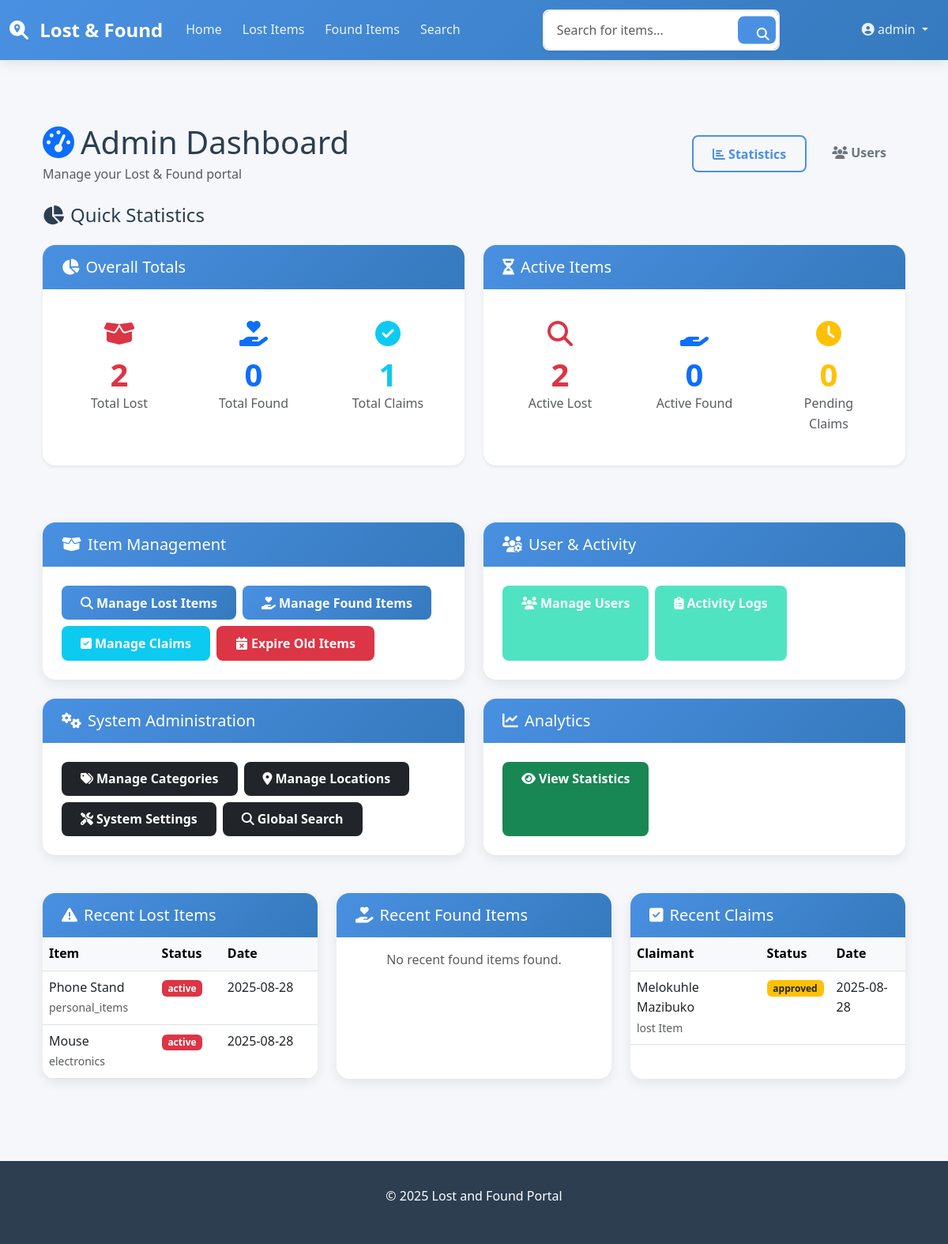
The app's page /admin_dashboard (signed in), older data.
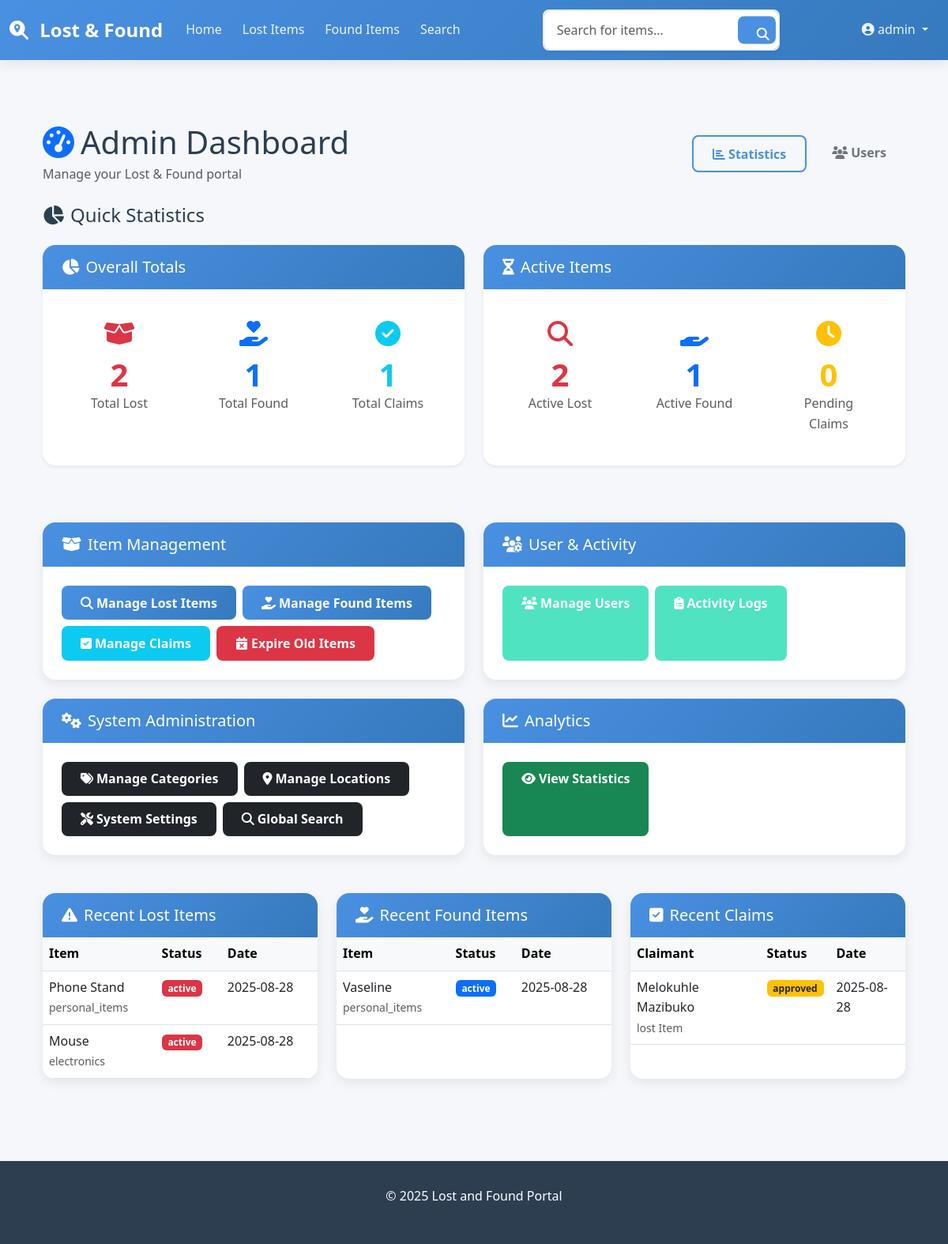
The same page, newer data.
### models.py (models this page shows)
class LostItemModel(db.Model):
    __tablename__ = 'lost items'
    id = db.Column(db.Integer, primary_key=True)
    item_name = db.Column(db.String(100), nullable=False)
    category = db.Column(db.String(50), nullable=False)
    description = db.Column(db.Text, nullable=False)
    location = db.Column(db.String(100), nullable=False)
    full_names = db.Column(db.String(100), nullable=False)
    student_number = db.Column(db.String(50), nullable=False)
    student_email = db.Column(db.String(100), nullable=False)
    photo_filename = db.Column(db.String(100), nullable=True)
    status = db.Column(db.String(20), default='active')  # 'active', 'claimed', 'expired'
    is_verified = db.Column(db.Boolean, default=False)
    created_at = db.Column(db.DateTime, default=datetime.utcnow)
    updated_at = db.Column(db.DateTime, default=datetime.utcnow, onupdate=datetime.utcnow)
    expires_at = db.Column(db.DateTime, nullable=True)

class ClaimModel(db.Model):
    __tablename__= 'claims'
    id = db.Column(db.Integer, primary_key=True)
    full_names = db.Column(db.String(100), nullable=False)
    student_number = db.Column(db.String(100), nullable=False)
    student_email = db.Column(db.String(100), nullable=False)
    description = db.Column(db.Text, nullable=False)
    status = db.Column(db.String(20), default='pending')  # 'pending', 'approved', 'rejected'
    item_type = db.Column(db.String(20), nullable=False)  # 'lost' or 'found'
    item_id = db.Column(db.Integer, nullable=True)  # ID of the claimed item
    admin_notes = db.Column(db.Text, nullable=True)
    created_at = db.Column(db.DateTime, default=datetime.utcnow)
    updated_at = db.Column(db.DateTime, default=datetime.utcnow, onupdate=datetime.utcnow)
    resolved_at = db.Column(db.DateTime, nullable=True)

class FoundItemModel(db.Model):
    __tablename__ = 'found items'
    id = db.Column(db.Integer, primary_key=True)
    item_name = db.Column(db.String(50), nullable=False)
    category = db.Column(db.String(50), nullable=False)
    description = db.Column(db.Text, nullable=False)
    location = db.Column(db.String(100), nullable=False)
    full_names = db.Column(db.String(100), nullable=False)
    student_number = db.Column(db.String(50), nullable=False)
    student_email = db.Column(db.String(100), nullable=False)
    current_location = db.Column(db.String(100), nullable=False)
    photo_filename = db.Column(db.String(100), nullable=True)
    status = db.Column(db.String(20), default='active')  # 'active', 'claimed', 'returned', 'expired'
    is_verified = db.Column(db.Boolean, default=False)
    created_at = db.Column(db.DateTime, default=datetime.utcnow)
    updated_at = db.Column(db.DateTime, default=datetime.utcnow, onupdate=datetime.utcnow)
    expires_at = db.Column(db.DateTime, nullable=True)

### app.py (the view)
@app.route('/admin_dashboard')
@login_required
@admin_required
def admin_dashboard():
    total_lost = LostItemModel.query.count()
    total_found = FoundItemModel.query.count()
    total_claims = ClaimModel.query.count()
    pending_claims = ClaimModel.query.filter_by(status='pending').count()
    active_lost = LostItemModel.query.filter_by(status='active').count()
    active_found = FoundItemModel.query.filter_by(status='active').count()
    recent_lost = LostItemModel.query.order_by(LostItemModel.created_at.desc()).limit(5).all()
    recent_found = FoundItemModel.query.order_by(FoundItemModel.created_at.desc()).limit(5).all()
    recent_claims = ClaimModel.query.order_by(ClaimModel.created_at.desc()).limit(5).all()
    return render_template('admin_dashboard.html',
                         title='Admin Dashboard',
                         total_lost=total_lost,
                         total_found=total_found,
                         total_claims=total_claims,
                         pending_claims=pending_claims,
                         active_lost=active_lost,
                         active_found=active_found,
                         recent_lost=recent_lost,
                         recent_found=recent_found,
                         recent_claims=recent_claims)

### __init__.py (called while the page is built)
def create_app():
    app = Flask(__name__)
    app.config.from_object(Config)
    db.init_app(app)
    login_manager.init_app(app)
    login_manager.login_view = 'login'
    login_manager.login_message = 'Please log in to access this page.'
    @login_manager.user_loader
    def load_user(user_id):
        from models import User
        return User.query.get(int(user_id))
    with app.app_context():
        import models
        db.create_all()
        from models import User
        admin_user = User.query.filter_by(username='admin').first()
        if not admin_user:
            admin_user = User(username='admin', email='admin@example.com', role='admin')
            admin_user.set_password('admin123')
            db.session.add(admin_user)
            db.session.commit()
    return app

### app.py (called while the page is built)
def admin_required(f):
    from functools import wraps
    @wraps(f)
    def decorated_function(*args, **kwargs):
        if not current_user.is_authenticated or current_user.role != 'admin':
            flash('You need admin privileges to access this page.', 'error')
            return redirect(url_for('login'))
        return f(*args, **kwargs)
    return decorated_function

### templates/admin_dashboard.html (shortened to what the changed rows need)
{% extends "base.html" %}
{% block content %}
<div class="container py-4">
    <div class="d-flex justify-content-between align-items-center mb-4 fade-in-up">
        <div>
            <h1 class="mb-1">
                <i class="fas fa-tachometer-alt me-2 text-primary"></i>Admin Dashboard
            </h1>
        </div>
    </div>
    <div class="mb-5">
        <h2 class="mb-4 h4">
            <i class="fas fa-chart-pie me-2"></i>Quick Statistics
        </h2>
        <div class="row">
            <div class="col-lg-6 col-md-12 mb-4">
                <div class="card h-100 border-0 shadow-sm">
                    <div class="card-body">
                        <div class="row text-center">
                            <div class="col-sm-4 mb-3 mb-sm-0">
                                <div class="stats-card p-3 rounded bg-light-primary">
                                    <div class="stats-icon text-primary mb-2">
                                        <i class="fas fa-hand-holding-heart fa-2x"></i>
                                    </div>
                                    <div class="stats-number display-6 text-primary fw-bold">{{ total_found or 0 }}</div>
                                    <div class="stats-label text-muted">Total Found</div>
                                </div>
                            </div>
                        </div>
                    </div>
                </div>
            </div>
            <div class="col-lg-6 col-md-12 mb-4">
                <div class="card h-100 border-0 shadow-sm">
                    <div class="card-body">
                        <div class="row text-center">
                            <div class="col-sm-4 mb-3 mb-sm-0">
                                <div class="stats-card p-3 rounded bg-light-primary">
                                    <div class="stats-icon text-primary mb-2">
                                        <i class="fas fa-hand-holding fa-2x"></i>
                                    </div>
                                    <div class="stats-number display-6 text-primary fw-bold">{{ active_found or 0 }}</div>
                                    <div class="stats-label text-muted">Active Found</div>
                                </div>
                            </div>
                        </div>
                    </div>
                </div>
            </div>
        </div>
    </div>
    <div class="row mt-4">
        <div class="col-lg-4 mb-4">
            <div class="card h-100">
                <div class="card-body p-0">
                    {% if recent_lost %}
                        <div class="table-responsive">
                            <table class="table table-hover mb-0">
                                <thead class="table-light">
                                    <tr>
                                        <th>Item</th>
                                        <th>Status</th>
                                        <th>Date</th>
                                    </tr>
                                </thead>
                                <tbody>
                                    {% for item in recent_lost %}
                                    <tr>
                                        <td>{{ item.item_name }}<br><small class="text-muted">{{ item.category }}</small></td>
                                        <td><span class="badge bg-danger">{{ item.status }}</span></td>
                                        <td>{{ item.created_at.strftime('%Y-%m-%d') }}</td>
                                    </tr>
                                    {% endfor %}
                                </tbody>
                            </table>
                        </div>
                    {% else %}
                        <p class="p-3 text-center text-muted">No recent lost items found.</p>
                    {% endif %}
                </div>
            </div>
        </div>
        <div class="col-lg-4 mb-4">
            <div class="card h-100">
                <div class="card-body p-0">
                    {% if recent_found %}
                         <div class="table-responsive">
                            <table class="table table-hover mb-0">
                                <thead class="table-light">
                                    <tr>
                                        <th>Item</th>
                                        <th>Status</th>
                                        <th>Date</th>
                                    </tr>
                                </thead>
                                <tbody>
                                    {% for item in recent_found %}
                                    <tr>
                                        <td>{{ item.item_name }}<br><small class="text-muted">{{ item.category }}</small></td>
                                        <td><span class="badge bg-primary">{{ item.status }}</span></td>
                                        <td>{{ item.created_at.strftime('%Y-%m-%d') }}</td>
                                    </tr>
                                    {% endfor %}
                                </tbody>
                            </table>
                        </div>
                    {% else %}
                        <p class="p-3 text-center text-muted">No recent found items found.</p>
                    {% endif %}
                </div>
            </div>
        </div>
        <div class="col-lg-4 mb-4">
            <div class="card h-100">
                <div class="card-body p-0">
                    {% if recent_claims %}
                         <div class="table-responsive">
                            <table class="table table-hover mb-0">
                                <thead class="table-light">
                                    <tr>
                                        <th>Claimant</th>
                                        <th>Status</th>
                                        <th>Date</th>
                                    </tr>
                                </thead>
                                <tbody>
                                    {% for claim in recent_claims %}
                                    <tr>
                                        <td>{{ claim.full_names }}<br><small class="text-muted">{{ claim.item_type }} Item</small></td>
                                        <td><span class="badge bg-warning text-dark">{{ claim.status }}</span></td>
                                        <td>{{ claim.created_at.strftime('%Y-%m-%d') }}</td>
                                    </tr>
                                    {% endfor %}
                                </tbody>
                            </table>
                        </div>
                    {% else %}
                        <p class="p-3 text-center text-muted">No recent claims found.</p>
                    {% endif %}
                </div>
            </div>
        </div>
    </div>
</div>
{% endblock %}

Row changes from the older to the newer data that the page shows:
added FoundItemModel: item_name "Vaseline", category "personal_items", status "active", created_at "2025-08-28"
Text that changed along with them:
{{ total_found or 0 }}: "0" → "1"
{{ active_found or 0 }}: "0" → "1"
text no longer shown: "No recent found items found."
text now shown: "Item Status Date"
